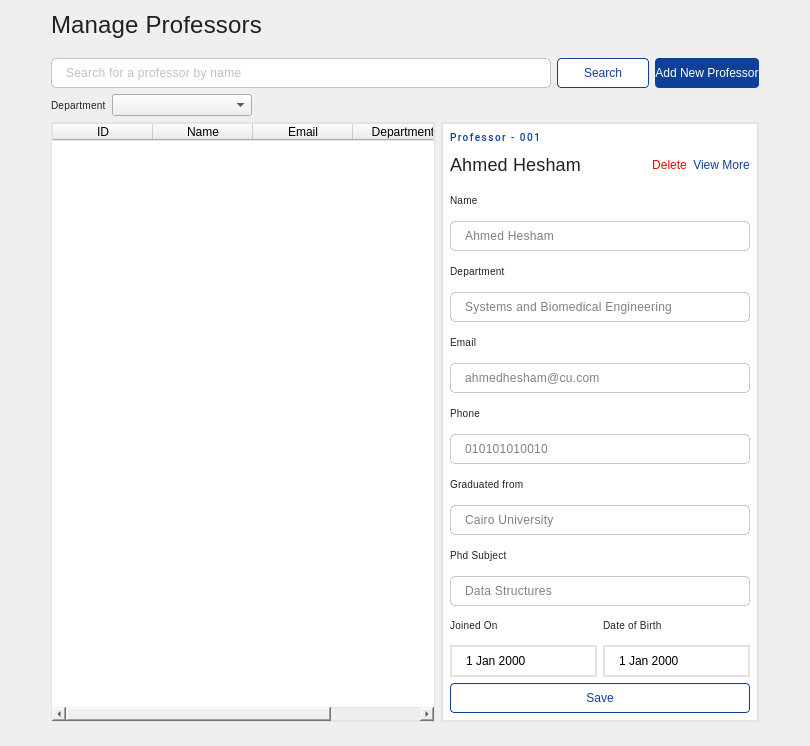
      <widget class="QWidget" name="P4_Professors">
       <layout class="QHBoxLayout" name="horizontalLayout_33">
        <item>
         <spacer name="horizontalSpacer_19">
          <property name="orientation">
           <enum>Qt::Horizontal</enum>
          </property>
          <property name="sizeType">
           <enum>QSizePolicy::Preferred</enum>
          </property>
          <property name="sizeHint" stdset="0">
           <size>
            <width>40</width>
            <height>20</height>
           </size>
          </property>
         </spacer>
        </item>
        <item>
         <layout class="QVBoxLayout" name="verticalLayout_35">
          <item>
           <widget class="QLabel" name="label_45">
            <property name="styleSheet">
             <string notr="true">font-style: normal;
font-weight: 400;
font-size: 24px;
line-height: 24px;
/* identical to box height, or 100% */

letter-spacing: 0.18px;

/* 00. On Surface / High Emphasis */

color: rgba(0, 0, 0, 0.87);</string>
            </property>
            <property name="text">
             <string>Manage Professors</string>
            </property>
           </widget>
          </item>
          <item>
           <spacer name="verticalSpacer_25">
            <property name="orientation">
             <enum>Qt::Vertical</enum>
            </property>
            <property name="sizeType">
             <enum>QSizePolicy::Fixed</enum>
            </property>
            <property name="sizeHint" stdset="0">
             <size>
              <width>20</width>
              <height>13</height>
             </size>
            </property>
           </spacer>
          </item>
          <item>
           <layout class="QHBoxLayout" name="horizontalLayout_23">
            <item>
             <widget class="QLineEdit" name="lineEdit_4">
              <property name="minimumSize">
               <size>
                <width>500</width>
                <height>0</height>
               </size>
              </property>
              <property name="styleSheet">
               <string notr="true">color: #000;
padding: 6px 12px;
border: 1px solid rgba(0, 0, 0, 0.20);
border-radius: 5px;

/* Body 2 */

font-family: 'Roboto';
font-style: normal;
font-weight: 400;
font-size: 12px;
line-height: 20px;
/* identical to box height, or 143% */

letter-spacing: 0.25px;

/* 00. On Surface / High Emphasis */

color: rgba(0, 0, 0, 0.50);</string>
              </property>
              <property name="placeholderText">
               <string>Search for a professor by name</string>
              </property>
             </widget>
            </item>
            <item>
             <widget class="QPushButton" name="pushButton_9">
              <property name="minimumSize">
               <size>
                <width>92</width>
                <height>30</height>
               </size>
              </property>
              <property name="styleSheet">
               <string notr="true">background: #fff;
color: #0E409A;
border: 1px solid;
border-color:  #0E409A;
border-radius: 4px;
min-width: 90px;</string>
              </property>
              <property name="text">
               <string>Search</string>
              </property>
             </widget>
            </item>
            <item>
             <widget class="QPushButton" name="btn_add_professor">
              <property name="sizePolicy">
               <sizepolicy hsizetype="Fixed" vsizetype="Fixed">
                <horstretch>1</horstretch>
                <verstretch>0</verstretch>
               </sizepolicy>
              </property>
              <property name="minimumSize">
               <size>
                <width>90</width>
                <height>30</height>
               </size>
              </property>
              <property name="maximumSize">
               <size>
                <width>150</width>
                <height>16777215</height>
               </size>
              </property>
              <property name="styleSheet">
               <string notr="true">color: #fff;
background: #0E409A;
border-radius: 4px;
min-width: 90px;</string>
              </property>
              <property name="text">
               <string>Add New Professor</string>
              </property>
             </widget>
            </item>
           </layout>
          </item>
          <item>
           <layout class="QHBoxLayout" name="horizontalLayout_24">
            <item>
             <layout class="QHBoxLayout" name="horizontalLayout_25"/>
            </item>
            <item>
             <layout class="QHBoxLayout" name="horizontalLayout_26">
              <item>
               <widget class="QLabel" name="label_47">
                <property name="styleSheet">
                 <string notr="true">/* Body 2 */

font-family: 'Roboto';
font-style: normal;
font-weight: 300;
font-size: 10px;
line-height: 20px;
/* identical to box height, or 143% */

letter-spacing: 0.25px;
text-align: center;

/* 00. On Surface / High Emphasis */

color: rgba(0, 0, 0, 0.87);</string>
                </property>
                <property name="text">
                 <string>Department</string>
                </property>
                <property name="scaledContents">
                 <bool>false</bool>
                </property>
                <property name="alignment">
                 <set>Qt::AlignLeading|Qt::AlignLeft|Qt::AlignVCenter</set>
                </property>
                <property name="wordWrap">
                 <bool>true</bool>
                </property>
               </widget>
              </item>
              <item>
               <widget class="QComboBox" name="comboBox_4">
                <property name="minimumSize">
                 <size>
                  <width>140</width>
                  <height>0</height>
                 </size>
                </property>
                <property name="styleSheet">
                 <string notr="true"/>
                </property>
                <property name="placeholderText">
                 <string>Pick Department</string>
                </property>
                <item>
                 <property name="text">
                  <string>All</string>
                 </property>
                </item>
                <item>
                 <property name="text">
                  <string>SBE</string>
                 </property>
                </item>
                <item>
                 <property name="text">
                  <string>CMP</string>
                 </property>
                </item>
                <item>
                 <property name="text">
                  <string>ELC</string>
                 </property>
                </item>
                <item>
                 <property name="text">
                  <string>EPM</string>
                 </property>
                </item>
                <item>
                 <property name="text">
                  <string>AER</string>
                 </property>
                </item>
                <item>
                 <property name="text">
                  <string>MEC</string>
                 </property>
                </item>
                <item>
                 <property name="text">
                  <string>ARC</string>
                 </property>
                </item>
                <item>
                 <property name="text">
                  <string>CHE</string>
                 </property>
                </item>
                <item>
                 <property name="text">
                  <string>CVE</string>
                 </property>
                </item>
                <item>
                 <property name="text">
                  <string>PET</string>
                 </property>
                </item>
                <item>
                 <property name="text">
                  <string>MET</string>
                 </property>
                </item>
                <item>
                 <property name="text">
                  <string>MIN</string>
                 </property>
                </item>
               </widget>
              </item>
             </layout>
            </item>
            <item>
             <spacer name="horizontalSpacer_21">
              <property name="orientation">
               <enum>Qt::Horizontal</enum>
              </property>
              <property name="sizeHint" stdset="0">
               <size>
                <width>40</width>
                <height>20</height>
               </size>
              </property>
             </spacer>
            </item>
           </layout>
          </item>
          <item>
           <layout class="QHBoxLayout" name="horizontalLayout_29">
            <item>
             <widget class="QTableWidget" name="tbl_professors">
              <property name="styleSheet">
               <string notr="true">color: black;
border: 1px solid rgb(227, 227, 227);</string>
              </property>
              <property name="frameShape">
               <enum>QFrame::VLine</enum>
              </property>
              <property name="showGrid">
               <bool>true</bool>
              </property>
              <property name="gridStyle">
               <enum>Qt::NoPen</enum>
              </property>
              <property name="sortingEnabled">
               <bool>false</bool>
              </property>
              <property name="cornerButtonEnabled">
               <bool>true</bool>
              </property>
              <column>
               <property name="text">
                <string>ID</string>
               </property>
              </column>
              <column>
               <property name="text">
                <string>Name</string>
               </property>
              </column>
              <column>
               <property name="text">
                <string>Email</string>
               </property>
              </column>
              <column>
               <property name="text">
                <string>Department</string>
               </property>
              </column>
             </widget>
            </item>
            <item>
             <widget class="QWidget" name="card1_7" native="true">
              <property name="sizePolicy">
               <sizepolicy hsizetype="Fixed" vsizetype="Fixed">
                <horstretch>0</horstretch>
                <verstretch>0</verstretch>
               </sizepolicy>
              </property>
              <property name="minimumSize">
               <size>
                <width>0</width>
                <height>600</height>
               </size>
              </property>
              <property name="maximumSize">
               <size>
                <width>16777215</width>
                <height>600</height>
               </size>
              </property>
              <property name="styleSheet">
               <string notr="true">background-color: #fff;
border: 2px solid rgb(227, 227, 227);
padding: 0;</string>
              </property>
              <layout class="QVBoxLayout" name="verticalLayout_34">
               <item>
                <widget class="QLabel" name="lbl_prof_main_name">
                 <property name="sizePolicy">
                  <sizepolicy hsizetype="Preferred" vsizetype="Fixed">
                   <horstretch>0</horstretch>
                   <verstretch>0</verstretch>
                  </sizepolicy>
                 </property>
                 <property name="font">
                  <font>
                   <family>Roboto</family>
                   <pointsize>-1</pointsize>
                   <italic>false</italic>
                   <bold>false</bold>
                  </font>
                 </property>
                 <property name="styleSheet">
                  <string notr="true">font-family: 'Roboto';
font-style: normal;
font-weight: 500;
font-size: 10px;
line-height: 16px;
/* identical to box height, or 160% */
border: 0;
letter-spacing: 1.5px;
text-transform: uppercase;

/* 00. On Surface / High Emphasis */

color: #0E409A;
</string>
                 </property>
                 <property name="text">
                  <string>Professor - 001</string>
                 </property>
                 <property name="scaledContents">
                  <bool>false</bool>
                 </property>
                 <property name="wordWrap">
                  <bool>true</bool>
                 </property>
                </widget>
               </item>
               <item>
                <layout class="QHBoxLayout" name="horizontalLayout_28">
                 <item>
                  <widget class="QLabel" name="prof_code_lbl">
                   <property name="sizePolicy">
                    <sizepolicy hsizetype="Preferred" vsizetype="Fixed">
                     <horstretch>0</horstretch>
                     <verstretch>0</verstretch>
                    </sizepolicy>
                   </property>
                   <property name="styleSheet">
                    <string notr="true">font-style: normal;
font-weight: 400;
font-size: 18px;
line-height: 24px;
/* identical to box height, or 100% */

letter-spacing: 0.18px;
border: 0;
/* 00. On Surface / High Emphasis */

color: rgba(0, 0, 0, 0.87);</string>
                   </property>
                   <property name="text">
                    <string>Ahmed Hesham</string>
                   </property>
                  </widget>
                 </item>
                 <item>
                  <widget class="QPushButton" name="pushButton_delete_prof">
                   <property name="sizePolicy">
                    <sizepolicy hsizetype="Fixed" vsizetype="Fixed">
                     <horstretch>0</horstretch>
                     <verstretch>0</verstretch>
                    </sizepolicy>
                   </property>
                   <property name="minimumSize">
                    <size>
                     <width>0</width>
                     <height>30</height>
                    </size>
                   </property>
                   <property name="styleSheet">
                    <string notr="true">background: #fff;
color: red;;
border: 0;</string>
                   </property>
                   <property name="text">
                    <string>Delete</string>
                   </property>
                  </widget>
                 </item>
                 <item>
                  <widget class="QPushButton" name="btn_prof_view">
                   <property name="sizePolicy">
                    <sizepolicy hsizetype="Fixed" vsizetype="Fixed">
                     <horstretch>0</horstretch>
                     <verstretch>0</verstretch>
                    </sizepolicy>
                   </property>
                   <property name="minimumSize">
                    <size>
                     <width>0</width>
                     <height>30</height>
                    </size>
                   </property>
                   <property name="styleSheet">
                    <string notr="true">background: #fff;
color: #0E409A;;
border: 0;</string>
                   </property>
                   <property name="text">
                    <string>View More</string>
                   </property>
                  </widget>
                 </item>
                </layout>
               </item>
               <item>
                <layout class="QVBoxLayout" name="verticalLayout_36">
                 <item>
                  <widget class="QLabel" name="label_50">
                   <property name="styleSheet">
                    <string notr="true">/* Body 2 */
border: 0;
font-family: 'Roboto';
font-style: normal;
font-weight: 300;
font-size: 10px;
line-height: 20px;
/* identical to box height, or 143% */

letter-spacing: 0.25px;
text-align: center;

/* 00. On Surface / High Emphasis */

color: rgba(0, 0, 0, 0.87);</string>
                   </property>
                   <property name="text">
                    <string>Name</string>
                   </property>
                   <property name="scaledContents">
                    <bool>false</bool>
                   </property>
                   <property name="alignment">
                    <set>Qt::AlignLeading|Qt::AlignLeft|Qt::AlignVCenter</set>
                   </property>
                   <property name="wordWrap">
                    <bool>true</bool>
                   </property>
                  </widget>
                 </item>
                 <item>
                  <widget class="QLineEdit" name="ln_edt_prof_nme_2">
                   <property name="minimumSize">
                    <size>
                     <width>300</width>
                     <height>0</height>
                    </size>
                   </property>
                   <property name="styleSheet">
                    <string notr="true">color: #000;
padding: 6px 12px;
border: 1px solid rgba(0, 0, 0, 0.20);
border-radius: 5px;

/* Body 2 */

font-family: 'Roboto';
font-style: normal;
font-weight: 400;
font-size: 12px;
line-height: 20px;
/* identical to box height, or 143% */

letter-spacing: 0.25px;

/* 00. On Surface / High Emphasis */

color: rgba(0, 0, 0, 0.50);</string>
                   </property>
                   <property name="text">
                    <string>Ahmed Hesham</string>
                   </property>
                   <property name="placeholderText">
                    <string>Enter your name</string>
                   </property>
                  </widget>
                 </item>
                </layout>
               </item>
               <item>
                <layout class="QVBoxLayout" name="verticalLayout_37">
                 <item>
                  <widget class="QLabel" name="label_51">
                   <property name="styleSheet">
                    <string notr="true">/* Body 2 */
border: 0;
font-family: 'Roboto';
font-style: normal;
font-weight: 300;
font-size: 10px;
line-height: 20px;
/* identical to box height, or 143% */

letter-spacing: 0.25px;
text-align: center;

/* 00. On Surface / High Emphasis */

color: rgba(0, 0, 0, 0.87);</string>
                   </property>
                   <property name="text">
                    <string>Department</string>
                   </property>
                   <property name="scaledContents">
                    <bool>false</bool>
                   </property>
                   <property name="alignment">
                    <set>Qt::AlignLeading|Qt::AlignLeft|Qt::AlignVCenter</set>
                   </property>
                   <property name="wordWrap">
                    <bool>true</bool>
                   </property>
                  </widget>
                 </item>
                 <item>
                  <widget class="QLineEdit" name="ln_edt_prof_dprtmnt_2">
                   <property name="minimumSize">
                    <size>
                     <width>300</width>
                     <height>0</height>
                    </size>
                   </property>
                   <property name="styleSheet">
                    <string notr="true">color: #000;
padding: 6px 12px;
border: 1px solid rgba(0, 0, 0, 0.20);
border-radius: 5px;

/* Body 2 */

font-family: 'Roboto';
font-style: normal;
font-weight: 400;
font-size: 12px;
line-height: 20px;
/* identical to box height, or 143% */

letter-spacing: 0.25px;

/* 00. On Surface / High Emphasis */

color: rgba(0, 0, 0, 0.50);</string>
                   </property>
                   <property name="text">
                    <string>Systems and Biomedical Engineering</string>
                   </property>
                   <property name="placeholderText">
                    <string>Enter your department</string>
                   </property>
                  </widget>
                 </item>
                </layout>
               </item>
               <item>
                <layout class="QVBoxLayout" name="verticalLayout_38">
                 <item>
                  <widget class="QLabel" name="label_52">
                   <property name="styleSheet">
                    <string notr="true">/* Body 2 */
border: 0;
font-family: 'Roboto';
font-style: normal;
font-weight: 300;
font-size: 10px;
line-height: 20px;
/* identical to box height, or 143% */

letter-spacing: 0.25px;
text-align: center;

/* 00. On Surface / High Emphasis */

color: rgba(0, 0, 0, 0.87);</string>
                   </property>
                   <property name="text">
                    <string>Email</string>
                   </property>
                   <property name="scaledContents">
                    <bool>false</bool>
                   </property>
                   <property name="alignment">
                    <set>Qt::AlignLeading|Qt::AlignLeft|Qt::AlignVCenter</set>
                   </property>
                   <property name="wordWrap">
                    <bool>true</bool>
                   </property>
                  </widget>
                 </item>
                 <item>
                  <widget class="QLineEdit" name="ln_edt_prof_mail_2">
                   <property name="minimumSize">
                    <size>
                     <width>300</width>
                     <height>0</height>
                    </size>
                   </property>
                   <property name="styleSheet">
                    <string notr="true">color: #000;
padding: 6px 12px;
border: 1px solid rgba(0, 0, 0, 0.20);
border-radius: 5px;

/* Body 2 */

font-family: 'Roboto';
font-style: normal;
font-weight: 400;
font-size: 12px;
line-height: 20px;
/* identical to box height, or 143% */

letter-spacing: 0.25px;

/* 00. On Surface / High Emphasis */

color: rgba(0, 0, 0, 0.50);</string>
                   </property>
                   <property name="text">
                    <string>ahmedhesham@cu.com</string>
                   </property>
                   <property name="placeholderText">
                    <string>Enter your email</string>
                   </property>
                  </widget>
                 </item>
                </layout>
               </item>
               <item>
                <layout class="QVBoxLayout" name="verticalLayout_39">
                 <item>
                  <widget class="QLabel" name="label_53">
                   <property name="styleSheet">
                    <string notr="true">/* Body 2 */
border: 0;
font-family: 'Roboto';
font-style: normal;
font-weight: 300;
font-size: 10px;
line-height: 20px;
/* identical to box height, or 143% */

letter-spacing: 0.25px;
text-align: center;

/* 00. On Surface / High Emphasis */

color: rgba(0, 0, 0, 0.87);</string>
                   </property>
                   <property name="text">
                    <string>Phone</string>
                   </property>
                   <property name="scaledContents">
                    <bool>false</bool>
                   </property>
                   <property name="alignment">
                    <set>Qt::AlignLeading|Qt::AlignLeft|Qt::AlignVCenter</set>
                   </property>
                   <property name="wordWrap">
                    <bool>true</bool>
                   </property>
                  </widget>
                 </item>
                 <item>
                  <widget class="QLineEdit" name="ln_edt_prof_phn_2">
                   <property name="minimumSize">
                    <size>
                     <width>300</width>
                     <height>0</height>
                    </size>
                   </property>
                   <property name="styleSheet">
                    <string notr="true">color: #000;
padding: 6px 12px;
border: 1px solid rgba(0, 0, 0, 0.20);
border-radius: 5px;

/* Body 2 */

font-family: 'Roboto';
font-style: normal;
font-weight: 400;
font-size: 12px;
line-height: 20px;
/* identical to box height, or 143% */

letter-spacing: 0.25px;

/* 00. On Surface / High Emphasis */

color: rgba(0, 0, 0, 0.50);</string>
                   </property>
                   <property name="text">
                    <string>010101010010</string>
                   </property>
                   <property name="placeholderText">
                    <string>Enter your phone </string>
                   </property>
                  </widget>
                 </item>
                </layout>
               </item>
               <item>
                <layout class="QVBoxLayout" name="verticalLayout_51">
                 <item>
                  <widget class="QLabel" name="label_64">
                   <property name="styleSheet">
                    <string notr="true">/* Body 2 */
border: 0;
font-family: 'Roboto';
font-style: normal;
font-weight: 300;
font-size: 10px;
line-height: 20px;
/* identical to box height, or 143% */

letter-spacing: 0.25px;
text-align: center;

/* 00. On Surface / High Emphasis */

color: rgba(0, 0, 0, 0.87);</string>
                   </property>
                   <property name="text">
                    <string>Graduated from</string>
                   </property>
                   <property name="scaledContents">
                    <bool>false</bool>
                   </property>
                   <property name="alignment">
                    <set>Qt::AlignLeading|Qt::AlignLeft|Qt::AlignVCenter</set>
                   </property>
                   <property name="wordWrap">
                    <bool>true</bool>
                   </property>
                  </widget>
                 </item>
                 <item>
                  <widget class="QLineEdit" name="ln_edt_prof_grdf_2">
                   <property name="minimumSize">
                    <size>
                     <width>300</width>
                     <height>0</height>
                    </size>
                   </property>
                   <property name="styleSheet">
                    <string notr="true">color: #000;
padding: 6px 12px;
border: 1px solid rgba(0, 0, 0, 0.20);
border-radius: 5px;

/* Body 2 */

font-family: 'Roboto';
font-style: normal;
font-weight: 400;
font-size: 12px;
line-height: 20px;
/* identical to box height, or 143% */

letter-spacing: 0.25px;

/* 00. On Surface / High Emphasis */

color: rgba(0, 0, 0, 0.50);</string>
                   </property>
                   <property name="text">
                    <string>Cairo University</string>
                   </property>
                   <property name="placeholderText">
                    <string>Enter your phone </string>
                   </property>
                  </widget>
                 </item>
                </layout>
               </item>
               <item>
                <layout class="QVBoxLayout" name="verticalLayout_52">
                 <item>
                  <widget class="QLabel" name="label_65">
                   <property name="styleSheet">
                    <string notr="true">/* Body 2 */
border: 0;
font-family: 'Roboto';
font-style: normal;
font-weight: 300;
font-size: 10px;
line-height: 20px;
/* identical to box height, or 143% */

letter-spacing: 0.25px;
text-align: center;

/* 00. On Surface / High Emphasis */

color: rgba(0, 0, 0, 0.87);</string>
                   </property>
                   <property name="text">
                    <string>Phd Subject</string>
                   </property>
                   <property name="scaledContents">
                    <bool>false</bool>
                   </property>
                   <property name="alignment">
                    <set>Qt::AlignLeading|Qt::AlignLeft|Qt::AlignVCenter</set>
                   </property>
                   <property name="wordWrap">
                    <bool>true</bool>
                   </property>
                  </widget>
                 </item>
                 <item>
                  <widget class="QLineEdit" name="ln_edt_prof_phd_2">
                   <property name="minimumSize">
                    <size>
                     <width>300</width>
                     <height>0</height>
                    </size>
                   </property>
                   <property name="styleSheet">
                    <string notr="true">color: #000;
padding: 6px 12px;
border: 1px solid rgba(0, 0, 0, 0.20);
border-radius: 5px;

/* Body 2 */

font-family: 'Roboto';
font-style: normal;
font-weight: 400;
font-size: 12px;
line-height: 20px;
/* identical to box height, or 143% */

letter-spacing: 0.25px;

/* 00. On Surface / High Emphasis */

color: rgba(0, 0, 0, 0.50);</string>
                   </property>
                   <property name="text">
                    <string>Data Structures </string>
                   </property>
                   <property name="placeholderText">
                    <string>Enter your phone </string>
                   </property>
                  </widget>
                 </item>
                </layout>
               </item>
               <item>
                <layout class="QHBoxLayout" name="horizontalLayout_27">
                 <item>
                  <layout class="QVBoxLayout" name="verticalLayout_41">
                   <item>
                    <widget class="QLabel" name="label_55">
                     <property name="styleSheet">
                      <string notr="true">/* Body 2 */
border: 0;
font-family: 'Roboto';
font-style: normal;
font-weight: 300;
font-size: 10px;
line-height: 20px;
/* identical to box height, or 143% */

letter-spacing: 0.25px;
text-align: center;

/* 00. On Surface / High Emphasis */

color: rgba(0, 0, 0, 0.87);</string>
                     </property>
                     <property name="text">
                      <string>Joined On</string>
                     </property>
                     <property name="scaledContents">
                      <bool>false</bool>
                     </property>
                     <property name="alignment">
                      <set>Qt::AlignLeading|Qt::AlignLeft|Qt::AlignVCenter</set>
                     </property>
                     <property name="wordWrap">
                      <bool>true</bool>
                     </property>
                    </widget>
                   </item>
                   <item>
                    <widget class="QDateEdit" name="dateEdit_join">
                     <property name="minimumSize">
                      <size>
                       <width>0</width>
                       <height>0</height>
                      </size>
                     </property>
                     <property name="styleSheet">
                      <string>padding: 6px 12px;</string>
                     </property>
                     <property name="frame">
                      <bool>true</bool>
                     </property>
                     <property name="buttonSymbols">
                      <enum>QAbstractSpinBox::NoButtons</enum>
                     </property>
                    </widget>
                   </item>
                  </layout>
                 </item>
                 <item>
                  <layout class="QVBoxLayout" name="verticalLayout_40">
                   <item>
                    <widget class="QLabel" name="label_54">
                     <property name="styleSheet">
                      <string notr="true">/* Body 2 */
border: 0;
font-family: 'Roboto';
font-style: normal;
font-weight: 300;
font-size: 10px;
line-height: 20px;
/* identical to box height, or 143% */

letter-spacing: 0.25px;
text-align: center;

/* 00. On Surface / High Emphasis */

color: rgba(0, 0, 0, 0.87);</string>
                     </property>
                     <property name="text">
                      <string>Date of Birth</string>
                     </property>
                     <property name="scaledContents">
                      <bool>false</bool>
                     </property>
                     <property name="alignment">
                      <set>Qt::AlignLeading|Qt::AlignLeft|Qt::AlignVCenter</set>
                     </property>
                     <property name="wordWrap">
                      <bool>true</bool>
                     </property>
                    </widget>
                   </item>
                   <item>
                    <widget class="QDateEdit" name="dateEdit_birth">
                     <property name="minimumSize">
                      <size>
                       <width>0</width>
                       <height>0</height>
                      </size>
                     </property>
                     <property name="styleSheet">
                      <string>padding: 6px 12px;</string>
                     </property>
                     <property name="frame">
                      <bool>true</bool>
                     </property>
                     <property name="buttonSymbols">
                      <enum>QAbstractSpinBox::NoButtons</enum>
                     </property>
                    </widget>
                   </item>
                  </layout>
                 </item>
                </layout>
               </item>
               <item>
                <widget class="QPushButton" name="pushButton_prof_save">
                 <property name="minimumSize">
                  <size>
                   <width>92</width>
                   <height>30</height>
                  </size>
                 </property>
                 <property name="styleSheet">
                  <string notr="true">background: #fff;
color: #0E409A;
border: 1px solid;
border-color:  #0E409A;
border-radius: 4px;
min-width: 90px;</string>
                 </property>
                 <property name="text">
                  <string>Save</string>
                 </property>
                </widget>
               </item>
              </layout>
             </widget>
            </item>
           </layout>
          </item>
          <item>
           <spacer name="verticalSpacer_26">
            <property name="orientation">
             <enum>Qt::Vertical</enum>
            </property>
            <property name="sizeType">
             <enum>QSizePolicy::Fixed</enum>
            </property>
            <property name="sizeHint" stdset="0">
             <size>
              <width>17</width>
              <height>13</height>
             </size>
            </property>
           </spacer>
          </item>
         </layout>
        </item>
        <item>
         <spacer name="horizontalSpacer_18">
          <property name="orientation">
           <enum>Qt::Horizontal</enum>
          </property>
          <property name="sizeType">
           <enum>QSizePolicy::Preferred</enum>
          </property>
          <property name="sizeHint" stdset="0">
           <size>
            <width>40</width>
            <height>20</height>
           </size>
          </property>
         </spacer>
        </item>
       </layout>
      </widget>
